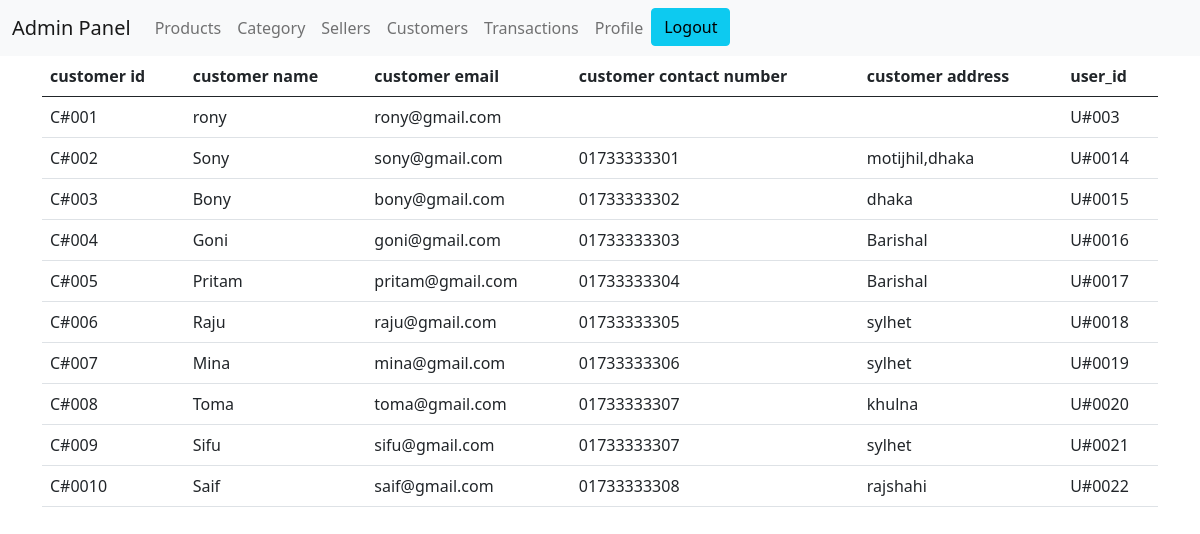
Page /admin/admin_customer.php on the committed database.
### tables this page shows
CREATE TABLE `customer` (
  `id` int(11) NOT NULL,
  `customer_id` varchar(255) NOT NULL,
  `customer_name` varchar(70) NOT NULL,
  `customer_contact_number` varchar(70) DEFAULT NULL,
  `customer_address` varchar(70) DEFAULT NULL,
  `user_id` varchar(255) DEFAULT NULL
);

### includes/function_inc.php (called while the page is built, shortened)
<?php
function getCustomerByAdmin($conn)
{
    $sql = "SELECT id,customer_id, customer_name, customer_contact_number, customer_address,user_id
            FROM customer
            ORDER BY id ASC";
    $result = mysqli_query($conn, $sql);
    $customerInfo = array();
    if ($result->num_rows > 0) {
        while ($row = mysqli_fetch_assoc($result)) {
            $customer = array('customer_id' => $row['customer_id'], 'customer_name' => $row['customer_name'], 'customer_contact_number' => $row['customer_contact_number'], 'customer_address' => $row['customer_address'], 'user_id' => $row['user_id'], 'customer_email' => "");
            array_push($customerInfo, $customer);
        }
    }
    $sql = "SELECT id, user_id,user_email
            FROM users
            WHERE user_role='customer'
            ORDER BY id ASC";
    $res = mysqli_query($conn, $sql);
    $i = 0;
    if ($res->num_rows > 0) {
        while ($row = mysqli_fetch_assoc($res)) {
            $customerInfo[$i]['customer_email'] = $row['user_email'];
            $i++;
        }
    }
    return $customerInfo;
}

### admin/admin_customer.php (the view)
<?php
include_once './admin_header.php';
include_once '../includes/dbh_inc.php';
include_once '../includes/function_inc.php';
$customerInfo = getCustomerByAdmin($conn);
?>
<div class="admin_customer container">
  <table class="table">
    <thead>
      <tr>
        <th>customer id </th>
        <th>customer name </th>
        <th>customer email</th>
        <th>customer contact number </th>
        <th>customer address </th>
        <th>user_id </th>
      </tr>
    </thead>
    <tbody>
      <?php foreach ($customerInfo as $customer) { ?>
        <tr>
          <td><?php echo $customer['customer_id'] ?></td>
          <td><?php echo $customer['customer_name'] ?></td>
          <td><?php echo $customer['customer_email'] ?></td>
          <td><?php echo $customer['customer_contact_number'] ?></td>
          <td><?php echo $customer['customer_address'] ?></td>
          <td><?php echo $customer['user_id'] ?></td>
        </tr>
      <?php } ?>
    </tbody>
  </table>
</div>
<?php
include_once './admin_footer.php';
?>

### rows in the picture
customer: customer_id "C#001", customer_name "rony", customer_email "rony@gmail.com", user "U#003"
customer: customer_id "C#002", customer_name "Sony", customer_email "sony@gmail.com", customer_contact_number "01733333301", customer_address "motijhil,dhaka", user "U#0014"
customer: customer_id "C#003", customer_name "Bony", customer_email "bony@gmail.com", customer_contact_number "01733333302", customer_address "dhaka", user "U#0015"
customer: customer_id "C#004", customer_name "Goni", customer_email "goni@gmail.com", customer_contact_number "01733333303", customer_address "Barishal", user "U#0016"
customer: customer_id "C#005", customer_name "Pritam", customer_email "pritam@gmail.com", customer_contact_number "01733333304", customer_address "Barishal", user "U#0017"
customer: customer_id "C#006", customer_name "Raju", customer_email "raju@gmail.com", customer_contact_number "01733333305", customer_address "sylhet", user "U#0018"
customer: customer_id "C#007", customer_name "Mina", customer_email "mina@gmail.com", customer_contact_number "01733333306", customer_address "sylhet", user "U#0019"
customer: customer_id "C#008", customer_name "Toma", customer_email "toma@gmail.com", customer_contact_number "01733333307", customer_address "khulna", user "U#0020"
customer: customer_id "C#009", customer_name "Sifu", customer_email "sifu@gmail.com", customer_contact_number "01733333307", customer_address "sylhet", user "U#0021"
customer: customer_id "C#0010", customer_name "Saif", customer_email "saif@gmail.com", customer_contact_number "01733333308", customer_address "rajshahi", user "U#0022"
